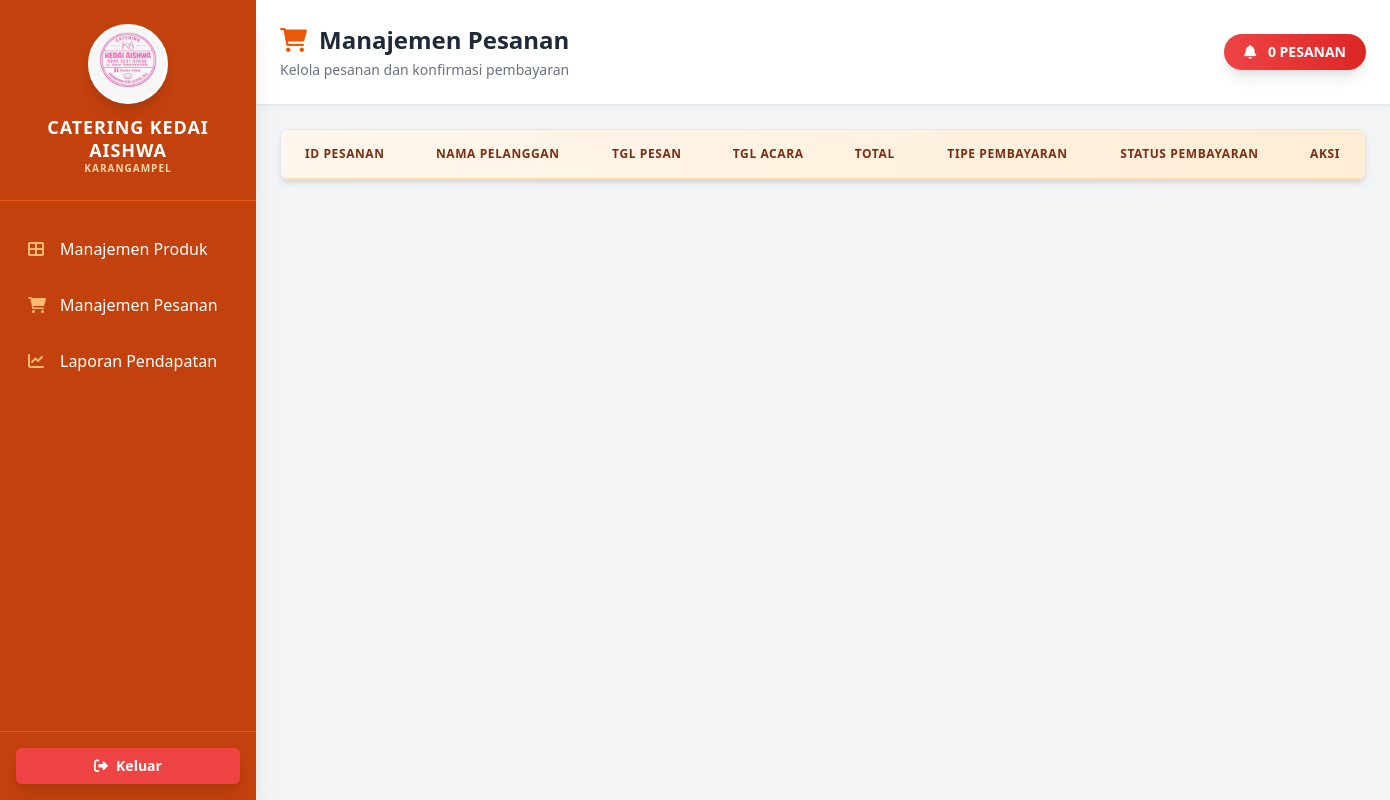
/pelanggan/dashboard_admin/manajemen_pesanan.php (signed in), run on an earlier commit of the app's database.
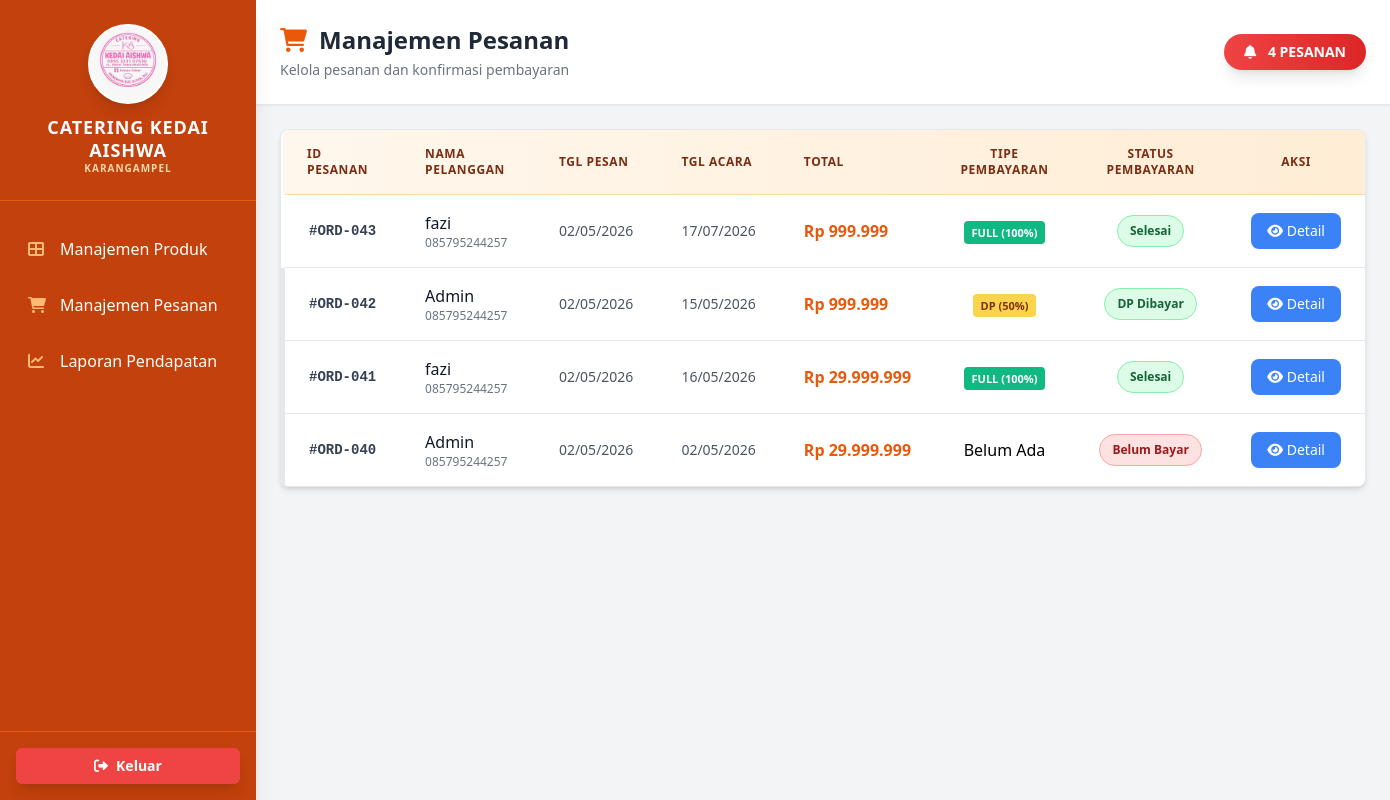
And on a later commit of the database.
### tables this page shows
CREATE TABLE `pesanan` (
  `pesanan_id` int(11) NOT NULL,
  `user_id` int(11) DEFAULT NULL,
  `tanggal_pesan` date DEFAULT NULL,
  `tanggal_acara` date DEFAULT NULL,
  `waktu_acara` time DEFAULT NULL,
  `alamat` text DEFAULT NULL,
  `no_handphone` varchar(15) DEFAULT NULL,
  `total_pesan` decimal(15,2) DEFAULT NULL,
  `status_pesanan` varchar(50) DEFAULT NULL,
  `catatan` text DEFAULT NULL
);

CREATE TABLE `users` (
  `user_id` int(11) NOT NULL,
  `nama_lengkap` varchar(100) NOT NULL,
  `email` varchar(100) NOT NULL,
  `password` varchar(100) DEFAULT NULL,
  `role` enum('admin','pelanggan') DEFAULT 'pelanggan'
);

CREATE TABLE `pembayaran` (
  `pembayaran_id` int(11) NOT NULL,
  `pesanan_id` int(11) DEFAULT NULL,
  `metode_pembayaran` varchar(50) DEFAULT NULL,
  `tanggal_pembayaran` date DEFAULT NULL,
  `waktu_pembayaran` time DEFAULT NULL,
  `total_pembayaran` decimal(15,2) DEFAULT NULL,
  `status_pembayaran` varchar(50) DEFAULT 'Belum Bayar',
  `jumlah_dp` decimal(15,2) DEFAULT 0.00,
  `status_dp` varchar(50) DEFAULT 'Belum Bayar',
  `tanggal_dp` date DEFAULT NULL,
  `waktu_dp` time DEFAULT NULL
);

### pelanggan/dashboard_admin/manajemen_pesanan.php (the view, shortened to what this page needs)
<?php
include 'koneksi.php';
$query = "
    SELECT
        p.pesanan_id,
        p.user_id,
        u.nama_lengkap,
        p.tanggal_pesan,
        p.tanggal_acara,
        p.waktu_acara,
        p.alamat,
        p.no_handphone,
        p.catatan,
        p.total_pesan,
        p.status_pesanan,
        pb.pembayaran_id,
        pb.metode_pembayaran,
        pb.total_pembayaran,
        pb.status_pembayaran,
        pb.status_dp,
        pb.jumlah_dp
    FROM pesanan p
    LEFT JOIN users u ON p.user_id = u.user_id
    LEFT JOIN pembayaran pb ON p.pesanan_id = pb.pesanan_id
    ORDER BY p.pesanan_id DESC
";
$result = mysqli_query($conn, $query);
$pesanan_list = [];
while ($row = mysqli_fetch_assoc($result)) {
    $pesanan_list[] = $row;
}
?>
<!DOCTYPE html>
<html lang="id">
<head>
    <script src="https://cdn.tailwindcss.com"></script>
    <link rel="stylesheet" href="https://cdnjs.cloudflare.com/ajax/libs/font-awesome/6.0.0/css/all.min.css">
</head>
<body class="bg-gray-100">
    <div class="flex">
        <?php include('sidebar.php'); ?>
        <main class="flex-1 flex flex-col">
            <header class="bg-white shadow-sm border-b border-gray-200 p-6 flex justify-between items-center">
                <div>
                    <h2 class="text-2xl font-bold text-gray-800 flex items-center">
                        <i class="fas fa-shopping-cart text-orange-600 mr-3"></i> Manajemen Pesanan
                    </h2>
                    <p class="text-gray-500 text-sm mt-1">Kelola pesanan dan konfirmasi pembayaran</p>
                </div>
                <div class="bg-gradient-to-r from-red-500 to-red-600 text-white px-5 py-2 rounded-full text-sm font-bold animate-pulse shadow-lg">
                    <i class="fas fa-bell mr-2"></i> <?php echo count($pesanan_list); ?> PESANAN
                </div>
            </header>
            <div class="flex-1 p-6 overflow-y-auto">
                <div class="bg-white rounded-lg shadow-md overflow-hidden border border-gray-200">
                    <div class="overflow-x-auto">
                        <table class="w-full">
                            <thead class="bg-gradient-to-r from-orange-50 to-orange-100 border-b border-orange-200">
                                <tr>
                                    <th class="px-6 py-4 text-left text-xs font-bold text-orange-900 uppercase tracking-wider">ID Pesanan</th>
                                    <th class="px-6 py-4 text-left text-xs font-bold text-orange-900 uppercase tracking-wider">Nama Pelanggan</th>
                                    <th class="px-6 py-4 text-left text-xs font-bold text-orange-900 uppercase tracking-wider">Tgl Pesan</th>
                                    <th class="px-6 py-4 text-left text-xs font-bold text-orange-900 uppercase tracking-wider">Tgl Acara</th>
                                    <th class="px-6 py-4 text-left text-xs font-bold text-orange-900 uppercase tracking-wider">Total</th>
                                    <th class="px-6 py-4 text-center text-xs font-bold text-orange-900 uppercase tracking-wider">Tipe Pembayaran</th>
                                    <th class="px-6 py-4 text-center text-xs font-bold text-orange-900 uppercase tracking-wider">Status Pembayaran</th>
                                    <th class="px-6 py-4 text-center text-xs font-bold text-orange-900 uppercase tracking-wider">Aksi</th>
                                </tr>
                            </thead>
                            <tbody class="divide-y divide-gray-200">
                                <?php if (!empty($pesanan_list)): ?>
                                    <?php foreach ($pesanan_list as $pesanan):
                                        $detail_query = mysqli_query($conn, "
                                            SELECT dp.*, m.nama_menu, m.gambar, t.nama_tambahan
                                            FROM detail_pesanan dp
                                            LEFT JOIN menu m ON dp.menu_id = m.menu_id
                                            LEFT JOIN tambahan t ON dp.tambahan_id = t.tambahan_id
                                            WHERE dp.pesanan_id = {$pesanan['pesanan_id']}
                                        ");
                                        $details = [];
                                        while ($d = mysqli_fetch_assoc($detail_query)) { $details[] = $d; }
                                        $payment_status = $pesanan['status_pembayaran'] ?? 'Belum Bayar';
                                        $status_dp = $pesanan['status_dp'] ?? 'Belum Bayar';
                                        $tipe_pembayaran = 'Belum Ada';
                                        $badge_class = '';
                                        if ($status_dp == 'Selesai') { $tipe_pembayaran = 'DP (50%)'; $badge_class = 'badge-dp'; }
                                        elseif ($payment_status == 'Selesai') { $tipe_pembayaran = 'FULL (100%)'; $badge_class = 'badge-full'; }
                                    ?>
                                    <tr class="hover:bg-orange-50 transition duration-200 border-l-4 border-transparent hover:border-orange-500">
                                        <td class="px-6 py-4 whitespace-nowrap font-mono text-sm font-bold text-gray-700">#ORD-<?php echo str_pad($pesanan['pesanan_id'], 3, '0', STR_PAD_LEFT); ?></td>
                                        <td class="px-6 py-4 whitespace-nowrap">
                                            <div class="font-medium text-gray-900"><?php echo htmlspecialchars($pesanan['nama_lengkap'] ?? 'N/A'); ?></div>
                                            <div class="text-xs text-gray-500"><?php echo htmlspecialchars($pesanan['no_handphone'] ?? ''); ?></div>
                                        </td>
                                        <td class="px-6 py-4 whitespace-nowrap text-sm text-gray-600"><?php echo date('d/m/Y', strtotime($pesanan['tanggal_pesan'])); ?></td>
                                        <td class="px-6 py-4 whitespace-nowrap text-sm text-gray-600"><?php echo $pesanan['tanggal_acara'] != '0000-00-00' ? date('d/m/Y', strtotime($pesanan['tanggal_acara'])) : '-'; ?></td>
                                        <td class="px-6 py-4 whitespace-nowrap font-bold text-orange-600">Rp <?php echo number_format($pesanan['total_pesan'], 0, ',', '.'); ?></td>
                                        <td class="px-6 py-4 whitespace-nowrap text-center"><span class="<?php echo $badge_class; ?>"><?php echo $tipe_pembayaran; ?></span></td>
                                        <td class="px-6 py-4 whitespace-nowrap text-center">
                                            <span class="status-badge <?php echo ($payment_status === 'Selesai' || $status_dp === 'Selesai') ? 'payment-sudah' : 'payment-belum'; ?>">
                                                <?php echo ($status_dp == 'Selesai') ? 'DP Dibayar' : (($payment_status === 'Selesai') ? 'Selesai' : 'Belum Bayar'); ?>
                                            </span>
                                        </td>
                                        <td class="px-6 py-4 whitespace-nowrap text-center">
                                            <button class="bg-blue-500 hover:bg-blue-600 text-white px-4 py-2 rounded-lg text-sm transition duration-200 font-medium"
                                                    onclick="showDetailModal(<?php echo htmlspecialchars(json_encode($pesanan)); ?>, <?php echo htmlspecialchars(json_encode($details)); ?>)">
                                                <i class="fas fa-eye"></i> Detail
                                            </button>
                                        </td>
                                    </tr>
                                    <?php endforeach; ?>
                                <?php endif; ?>
                            </tbody>
                        </table>
                    </div>
                </div>
            </div>
        </main>
    </div>
</body>
</html>

### pelanggan/dashboard_admin/sidebar.php
<aside class="w-64 bg-orange-700 text-white flex flex-col shadow-xl flex-shrink-0 h-screen sticky top-0">
    <div class="p-6 text-center border-b border-orange-600">
        <div class="bg-white rounded-full w-20 h-20 mx-auto mb-3 flex items-center justify-center overflow-hidden border-2 border-white shadow-lg">
            <img src="logo catering.jpeg" alt="Logo" class="w-full h-full object-cover">
        </div>
        <h1 class="text-lg font-bold uppercase tracking-wider leading-tight">Catering Kedai Aishwa</h1>
        <p class="text-[10px] text-orange-200 tracking-widest uppercase font-semibold">Karangampel</p>
    </div>
    <nav class="flex-1 mt-6 px-4 space-y-2">
        <a href="manajemen_produk.php" class="flex items-center p-3 rounded-lg hover:bg-orange-600 transition group">
            <i class="fas fa-th-large mr-3 w-5 text-orange-300 group-hover:text-white"></i>
            <span class="font-medium">Manajemen Produk</span>
        </a>
        <a href="manajemen_pesanan.php" class="flex items-center p-3 rounded-lg hover:bg-orange-600 transition group">
            <i class="fas fa-shopping-cart mr-3 w-5 text-orange-300 group-hover:text-white"></i>
            <span>Manajemen Pesanan</span>
        </a>
        <a href="laporan_pendapatan.php" class="flex items-center p-3 rounded-lg hover:bg-orange-600 transition group">
            <i class="fas fa-chart-line mr-3 w-5 text-orange-300 group-hover:text-white"></i>
            <span>Laporan Pendapatan</span>
        </a>
    </nav>
    <div class="p-4 border-t border-orange-600">
        <a href="../logout.php" class="w-full flex items-center justify-center p-2 rounded-md bg-red-500 hover:bg-red-600 transition shadow-lg text-sm font-bold text-white">
    <i class="fas fa-sign-out-alt mr-2"></i> Keluar
</a>
    </div>
</aside>

### pelanggan/dashboard_admin/manajemen_pesanan.php (style rules this page uses)
body { font-family: 'Segoe UI', Tahoma, Geneva, Verdana, sans-serif; }
.status-badge { padding: 6px 12px; border-radius: 20px; font-size: 12px; font-weight: bold; display: inline-block; }
.payment-belum { background-color: #FEE2E2; color: #991B1B; border: 1px solid #FCA5A5; }
.payment-sudah { background-color: #DCFCE7; color: #166534; border: 1px solid #86EFAC; }
.badge-dp { background-color: #FCD34D; color: #78350F; padding: 4px 8px; border-radius: 4px; font-size: 11px; font-weight: bold; }
.badge-full { background-color: #10B981; color: white; padding: 4px 8px; border-radius: 4px; font-size: 11px; font-weight: bold; }

What changed in the data, as far as the page shows it:
added pesanan: pesanan_id "043", user.nama_lengkap "fazi", no_handphone "085795244257", tanggal_pesan "02/05/2026", tanggal_acara "17/07/2026", total_pesan "999.999", pembayaran.status_dp+status_pembayaran "FULL (100%)", shows "Selesai"
added pesanan: pesanan_id "042", user.nama_lengkap "Admin", no_handphone "085795244257", tanggal_pesan "02/05/2026", tanggal_acara "15/05/2026", total_pesan "999.999", pembayaran.status_dp "DP (50%)", shows "DP Dibayar"
added pesanan: pesanan_id "041", user.nama_lengkap "fazi", no_handphone "085795244257", tanggal_pesan "02/05/2026", tanggal_acara "16/05/2026", total_pesan "29.999.999", pembayaran.status_dp+status_pembayaran "FULL (100%)", shows "Selesai"
added pesanan: pesanan_id "040", user.nama_lengkap "Admin", no_handphone "085795244257", tanggal_pesan "02/05/2026", tanggal_acara "02/05/2026", total_pesan "29.999.999", tipe_pembayaran "Belum Ada", shows "Belum Bayar"
Also different on the page:
count($pesanan_list): "0" → "4"
